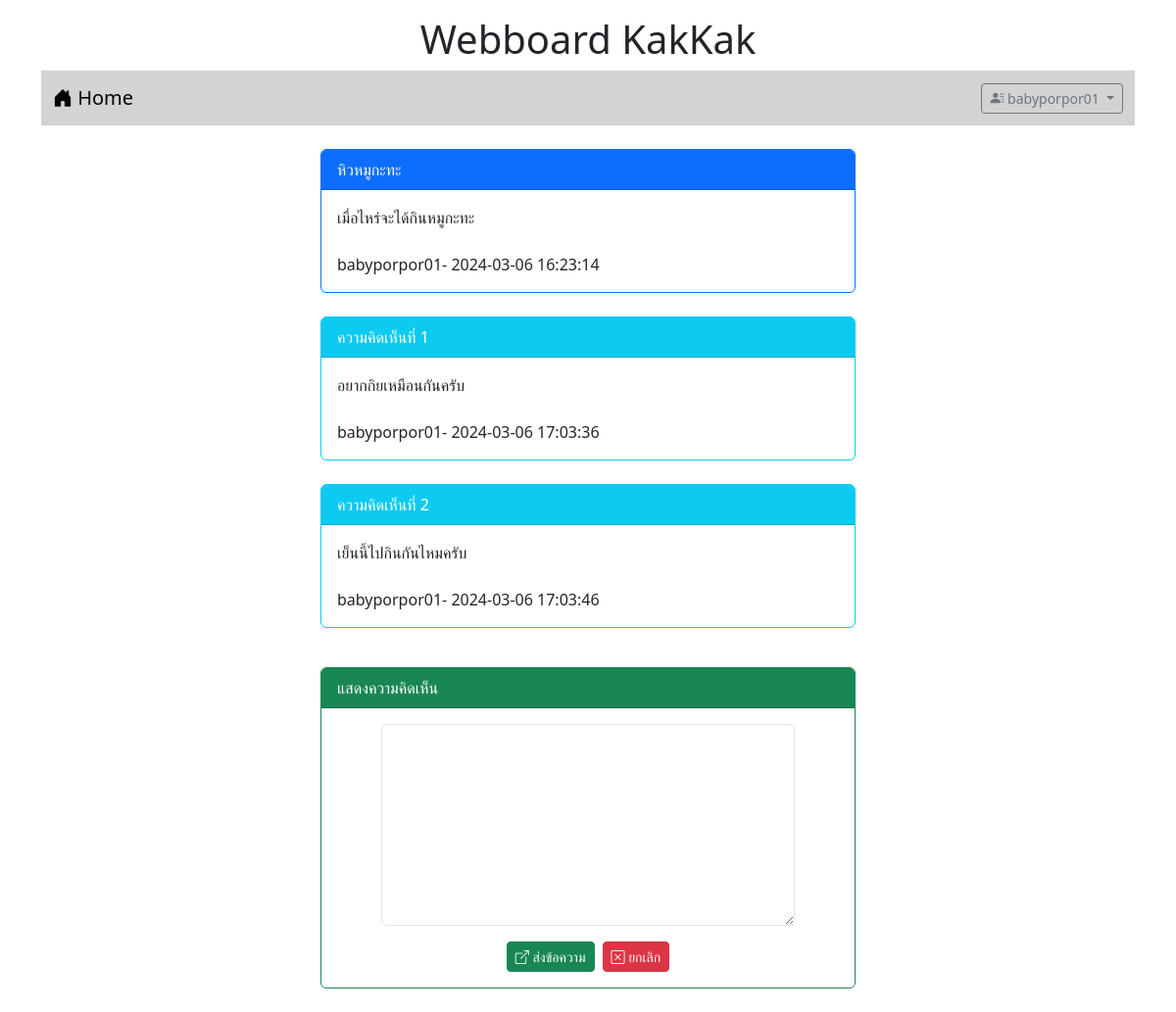
Screenshot of /post.php?id=6 (signed in) with the database file from the repository.
### tables this page shows
CREATE TABLE `post` (
  `id` int(11) NOT NULL,
  `title` varchar(128) NOT NULL,
  `content` varchar(2048) NOT NULL,
  `post_date` datetime NOT NULL,
  `cat_id` int(11) NOT NULL,
  `user_id` int(11) NOT NULL
);

CREATE TABLE `user` (
  `id` int(11) NOT NULL,
  `login` varchar(32) NOT NULL,
  `password` varchar(64) NOT NULL,
  `name` varchar(64) NOT NULL,
  `gender` char(1) NOT NULL,
  `email` varchar(32) NOT NULL,
  `role` char(1) NOT NULL
);

CREATE TABLE `comment` (
  `id` int(11) NOT NULL,
  `content` varchar(20148) NOT NULL,
  `post_date` datetime NOT NULL,
  `user_id` int(11) NOT NULL,
  `post_id` int(11) NOT NULL
);

### post.php (the view, shortened to what this page needs)
?><!DOCTYPE html>
<html lang="en">
<head>
    <link rel="stylesheet" href="bootstrap-5.3.2-dist/css/bootstrap.min.css">
    <link rel="stylesheet" href="https://cdn.jsdelivr.net/npm/bootstrap-icons@1.11.3/font/bootstrap-icons.min.css">
</head>
<body>
    <div class="container-lg">
        <h1 style="text-align: center;" class="mt-3">Webboard KakKak</h1>
        <?php include "nav.php" ?>
        <div class="row mt-4">
        <div class="col-lg-3 col-md-2 col-sm-1"></div>
        <div class="col-lg-6 col-md-8 col-sm-10">
            <?php
                $conn=new PDO("mysql:host=localhost;dbname=webboard;charset=utf8;","root","");
                $sql="select post.title,post.content,post.post_date,user.login
                from post inner join user on
                (post.user_id=user.id) where post.id=$_GET[id]";
                $result=$conn->query($sql);
                while($row=$result->fetch()){
                    echo "<div class='card border-primary'>";
                    echo  "<div class='card-header bg-primary text-white'>$row[0]</div>";
                    echo "<div class='card-body'>$row[1] <br><br> $row[3]- $row[2] </div>";
                    echo "</div>";
                }
            ?>
            <br>
            <?php
                $conn=new PDO("mysql:host=localhost;dbname=webboard;charset=utf8;","root","");
                $sql="select comment.content,comment.post_date,user.login
                from comment inner join user on
                (comment.user_id=user.id) where comment.post_id=$_GET[id]";
                $result=$conn->query($sql);
                $i=1;
                while($row=$result->fetch()){
                    echo "<div class='card border-info'>";
                    echo  "<div class='card-header bg-info text-white'>ความคิดเห็นที่ $i </div>";
                    echo "<div class='card-body'>$row[0] <br><br> $row[2]- $row[1] </div>";
                    echo "</div> <br>";
                    $i++;
                }
            ?>
           <?php if(isset($_SESSION['id'])){ ?>
            <div class="card border-success mt-3">
            <div class="card-header bg-success text-white">แสดงความคิดเห็น</div>
            <div class="card-body">
            <form action="post_save.php" method = "post">
                            <div class="row mb-3 justify-content-center">
                                <div class="col-lg-10">
                                    <textarea name="comment" rows="8" class = "form-control" required>
                                    </textarea>
                                </div>
                            </div>
                            <div class="row">
                                <div class="col-lg-12 d-flex justify-content-center">
                                    <button type = "submit" class = "btn btn-success btn-sm text-white">
                                    <i class = "bi bi-box-arrow-up-right"></i> ส่งข้อความ</button>
                                    <button type = "reset" class = "btn btn-danger btn-sm ms-2">
                                    <i class = "bi bi-x-square"></i> ยกเลิก</button>
                                </div>
                            </div>
                        </form>
            </div>
            </div>
            <?php } ?>
            <br>
        </div>
        <div class="col-lg-3 col-md-2 col-sm-1"></div>
        </div>
    </div>
</body>
</html>

### rows the page displays
post: title "หิวหมูกะทะ", content "เมื่อไหร่จะได้กินหมูกะทะ", user.login "babyporpor01", post_date "2024-03-06 16:23:14"
comment: content "อยากกิยเหมือนกันครับ", user.login "babyporpor01", post_date "2024-03-06 17:03:36"
comment: content "เย็นนี้ไปกินกันไหมครับ", user.login "babyporpor01", post_date "2024-03-06 17:03:46"

### other values shown
$_SESSION['username'] "babyporpor01"
